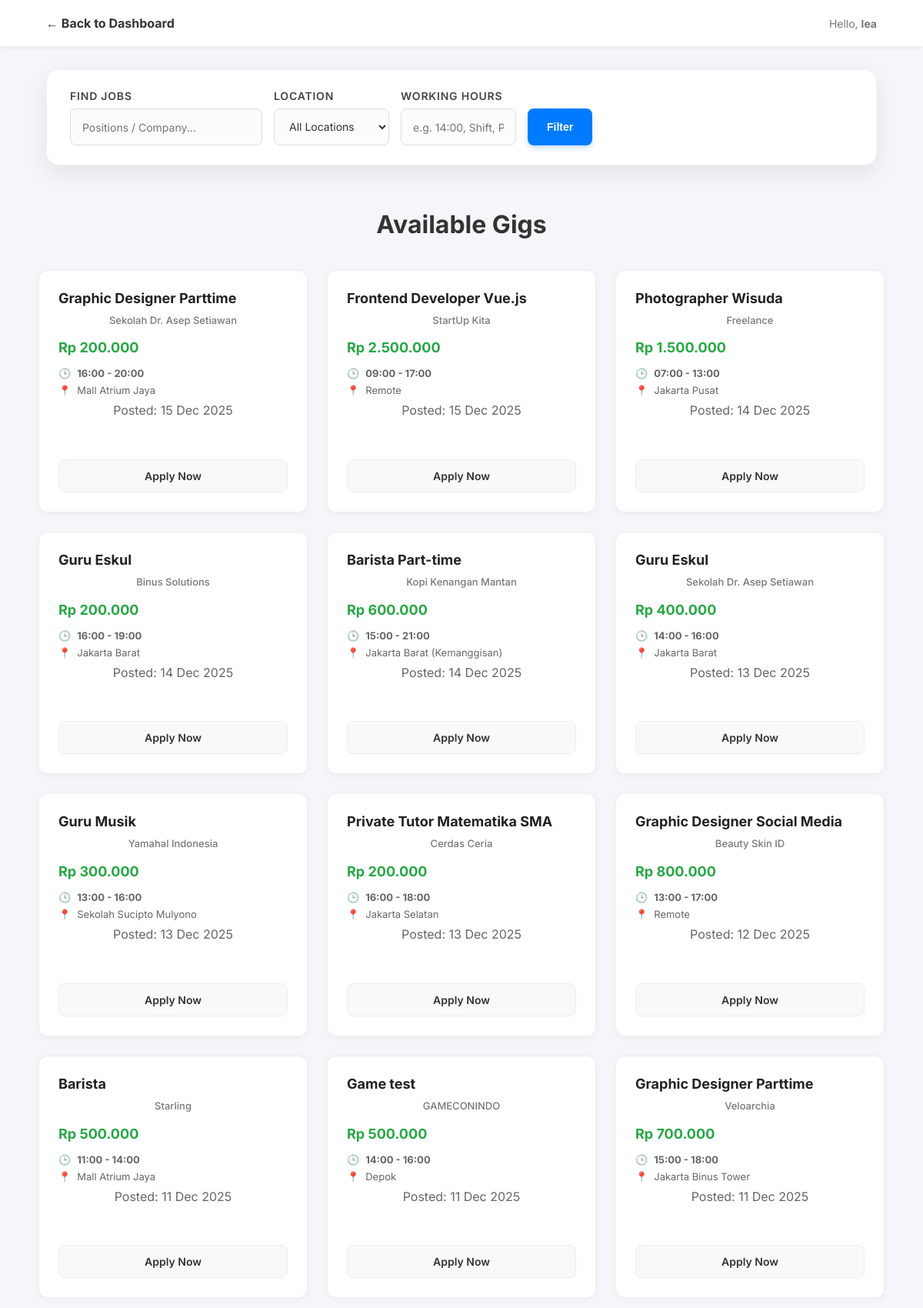
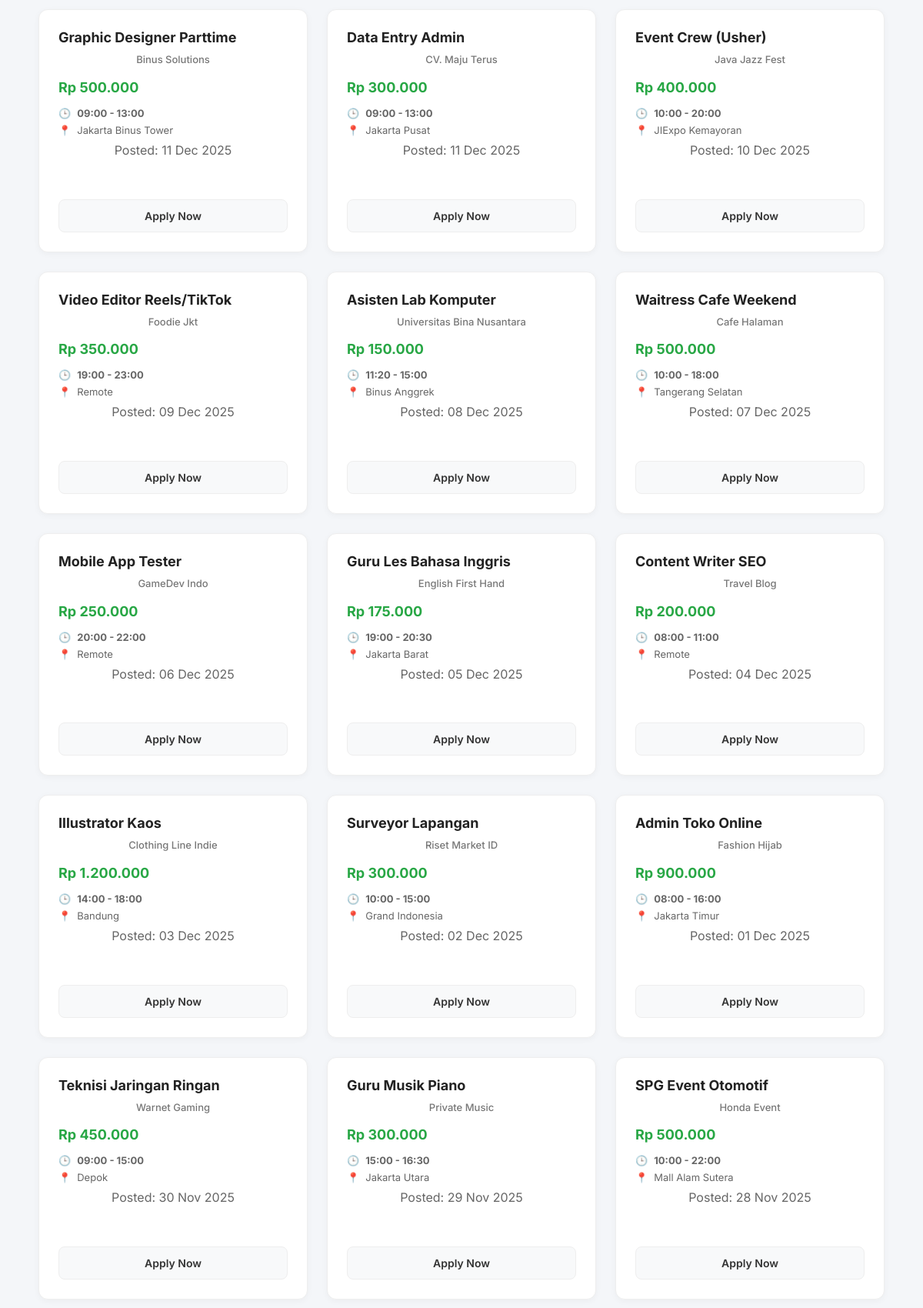
The page /jobs/list.php (signed in, upper part) on the database its author committed (2 pictures, top to bottom).
### tables this page shows
CREATE TABLE `gigs` (
  `id` int(11) NOT NULL,
  `employer_id` int(11) NOT NULL,
  `title` varchar(150) NOT NULL,
  `company_name` varchar(100) NOT NULL,
  `description` text NOT NULL,
  `salary` decimal(10,0) NOT NULL,
  `category` varchar(50) NOT NULL,
  `location` varchar(100) NOT NULL,
  `working_hours` varchar(50) DEFAULT NULL,
  `created_at` timestamp NOT NULL DEFAULT current_timestamp()
);

### jobs/list.php (the view, shortened to what this page needs)
<?php
include '../service/db.php';
$sql = "SELECT * FROM gigs WHERE 1=1";
$sql .= " ORDER BY created_at DESC";
$result = mysqli_query($db, $sql);
?>
<!DOCTYPE html>
<html lang="en">
<head>
    <link rel="stylesheet" href="../asset/css/style.css">
</head>
<body>
    <nav style="background:white; padding: 20px 5%; box-shadow: 0 2px 4px rgba(0,0,0,0.05); display:flex; justify-content:space-between; align-items:center;">
        <a href="../dashboard.php" style="font-weight:bold; color:#333;">&larr; Back to Dashboard</a>
        <span style="color: #777; font-size: 14px;">Hello, <b><?php echo htmlspecialchars($_SESSION['name']); ?></b></span>
    </nav>
    <div class="filter-section">
        <form action="" method="GET" class="filter-form">
            <div class="input-group">
                <label>Find jobs</label>
                <input type="text" name="search" placeholder="Positions / Company..."
                       value="<?php echo isset($_GET['search']) ? htmlspecialchars($_GET['search']) : ''; ?>">
            </div>
            <div class="input-group">
                <label>Location</label>
                <select name="location">
                    <option value="">All Locations</option>
                </select>
            </div>
            <div class="input-group">
                <label>Working Hours</label>
                <input type="text" name="hours" placeholder="e.g. 14:00, Shift, Pagi..."
                       value="<?php echo isset($_GET['hours']) ? htmlspecialchars($_GET['hours']) : ''; ?>">
            </div>
            <button type="submit" class="btn-search">Filter</button>
        </form>
    </div>
    <div class="main-content" style="padding: 0 20px 50px 20px;">
        <h2 style="text-align: center; color: #333; margin-bottom: 40px; font-weight: 700;">Available Gigs</h2>
        <div class="gig-cards">
            <?php if (mysqli_num_rows($result) > 0) : ?>
                <?php while ($row = mysqli_fetch_assoc($result)) : ?>
                    <div class='gig-card'>
                        <h3><?php echo htmlspecialchars($row['title']); ?></h3>
                        <p class="company"><?php echo htmlspecialchars($row['company_name']); ?></p>
                        <span class="salary">Rp <?php echo number_format($row['salary'], 0, ',', '.'); ?></span>
                        <div class="info-row">
                            <span>🕒</span> <strong><?php echo htmlspecialchars($row['working_hours']); ?></strong>
                        </div>
                        <div class="info-row">
                            <span>📍</span> <span><?php echo htmlspecialchars($row['location']); ?></span>
                        </div>
                        <p class="date">Posted: <?php echo date('d M Y', strtotime($row['created_at'])); ?></p>
                        <a href="apply_jobs.php?gigs_id=<?php echo $row['id']; ?>" class="view-detail">Apply Now</a>
                    </div>
                <?php endwhile; ?>
            <?php endif; ?>
        </div>
    </div>
</body>
</html>

### asset/css/style.css (style rules this page uses)
* { box-sizing: border-box; }
body { font-family: "Inter", sans-serif; margin: 0; padding: 0; background-color: #f4f6f9; color: #333; display: flex; flex-direction: column; min-height: 100vh; }
a { text-decoration: none; color: inherit; transition: color 0.3s; }
h2 { font-size: 32px; margin-bottom: 15px; color: #222; font-weight: 700; }
p { line-height: 1.6; color: #666; max-width: 700px; margin: 0 auto 30px auto; }
.gig-cards { display: flex; flex-wrap: wrap; gap: 25px; justify-content: center; width: 100%; max-width: 1200px; margin: 0 auto; }
.gig-card { background-color: #ffffff; padding: 25px; border-radius: 12px; box-shadow: 0 2px 8px rgba(0, 0, 0, 0.04); border: 1px solid #eee; width: 350px; display: flex; flex-direction: column; transition: all 0.3s ease; }
.gig-card h3 { font-size: 18px; margin: 0 0 8px 0; color: #222; }
.gig-card .company { font-size: 13px; color: #777; margin-bottom: 15px; font-weight: 500; }
.gig-card .salary { font-size: 18px; font-weight: 700; color: #28a745; margin-bottom: 15px; display: block; }
.gig-card .info-row { font-size: 13px; color: #666; margin-bottom: 6px; display: flex; align-items: center; gap: 8px; }
.view-detail { margin-top: 20px; padding: 12px; background-color: #f8f9fa; color: #333 !important; text-align: center; border-radius: 8px; font-weight: 600; font-size: 14px; transition: 0.3s; border: 1px solid #eee; }
.filter-section { background: white; padding: 25px 30px; width: 90%; max-width: 1200px; margin: 30px auto; border-radius: 16px; box-shadow: 0 10px 30px rgba(0, 0, 0, 0.08); border: 1px solid rgba(0,0,0,0.05); box-sizing: border-box; }
.filter-form { display: grid; grid-template-columns: minmax(250px, 3fr) minmax(150px, 1.5fr) minmax(150px, 1.5fr) auto auto; gap: 15px; align-items: end; width: 100%; }
.filter-form .input-group { width: 100%; margin-bottom: 0; }
.filter-form label { font-size: 11px; font-weight: 700; color: #8898aa; margin-bottom: 8px; display: block; text-transform: uppercase; letter-spacing: 0.8px; }
.filter-form input, .filter-form select { height: 48px; border: 1px solid #e0e0e0; background-color: #fff; border-radius: 8px; padding: 0 15px; font-size: 14px; width: 100%; color: #333; transition: all 0.2s; box-sizing: border-box; font-family: inherit; }
.btn-search, .btn-reset { height: 48px; padding: 0 25px; border-radius: 8px; font-weight: 600; font-size: 14px; display: flex; align-items: center; justify-content: center; cursor: pointer; transition: 0.2s; white-space: nowrap; border: none; }
.btn-search { background: #007BFF; color: white; box-shadow: 0 4px 6px rgba(0, 123, 255, 0.2); }
form { width: 100%; max-width: 400px; }
.input-group { display: flex; flex-direction: column; margin-bottom: 20px; }
.input-group label { margin-bottom: 8px; font-weight: 600; color: #444; font-size: 14px; }
.input-group input, .input-group textarea, .input-group select { border: 1px solid #ddd; border-radius: 8px; padding: 12px 15px; font-size: 14px; font-family: inherit; transition: border-color 0.3s, box-shadow 0.3s; background-color: #fcfcfc; width: 100%; }

### rows shown on the page
gigs: title "Graphic Designer Parttime", company_name "Sekolah Dr. Asep Setiawan", salary "200.000", working_hours "16:00 - 20:00", location "Mall Atrium Jaya", created_at "15 Dec 2025"
gigs: title "Frontend Developer Vue.js", company_name "StartUp Kita", salary "2.500.000", working_hours "09:00 - 17:00", location "Remote", created_at "15 Dec 2025"
gigs: title "Photographer Wisuda", company_name "Freelance", salary "1.500.000", working_hours "07:00 - 13:00", location "Jakarta Pusat", created_at "14 Dec 2025"
gigs: title "Guru Eskul", company_name "Binus Solutions", salary "200.000", working_hours "16:00 - 19:00", location "Jakarta Barat", created_at "14 Dec 2025"
gigs: title "Barista Part-time", company_name "Kopi Kenangan Mantan", salary "600.000", working_hours "15:00 - 21:00", location "Jakarta Barat (Kemanggisan)", created_at "14 Dec 2025"
gigs: title "Guru Eskul", company_name "Sekolah Dr. Asep Setiawan", salary "400.000", working_hours "14:00 - 16:00", location "Jakarta Barat", created_at "13 Dec 2025"
gigs: title "Guru Musik", company_name "Yamahal Indonesia", salary "300.000", working_hours "13:00 - 16:00", location "Sekolah Sucipto Mulyono", created_at "13 Dec 2025"
gigs: title "Private Tutor Matematika SMA", company_name "Cerdas Ceria", salary "200.000", working_hours "16:00 - 18:00", location "Jakarta Selatan", created_at "13 Dec 2025"
gigs: title "Graphic Designer Social Media", company_name "Beauty Skin ID", salary "800.000", working_hours "13:00 - 17:00", location "Remote", created_at "12 Dec 2025"
gigs: title "Barista", company_name "Starling", salary "500.000", working_hours "11:00 - 14:00", location "Mall Atrium Jaya", created_at "11 Dec 2025"
gigs: title "Game test", company_name "GAMECONINDO", salary "500.000", working_hours "14:00 - 16:00", location "Depok", created_at "11 Dec 2025"
gigs: title "Graphic Designer Parttime", company_name "Veloarchia", salary "700.000", working_hours "15:00 - 18:00", location "Jakarta Binus Tower", created_at "11 Dec 2025"
gigs: title "Graphic Designer Parttime", company_name "Binus Solutions", salary "500.000", working_hours "09:00 - 13:00", location "Jakarta Binus Tower", created_at "11 Dec 2025"
gigs: title "Data Entry Admin", company_name "CV. Maju Terus", salary "300.000", working_hours "09:00 - 13:00", location "Jakarta Pusat", created_at "11 Dec 2025"
gigs: title "Event Crew (Usher)", company_name "Java Jazz Fest", salary "400.000", working_hours "10:00 - 20:00", location "JIExpo Kemayoran", created_at "10 Dec 2025"
gigs: title "Video Editor Reels/TikTok", company_name "Foodie Jkt", salary "350.000", working_hours "19:00 - 23:00", location "Remote", created_at "09 Dec 2025"
gigs: title "Asisten Lab Komputer", company_name "Universitas Bina Nusantara", salary "150.000", working_hours "11:20 - 15:00", location "Binus Anggrek", created_at "08 Dec 2025"
gigs: title "Waitress Cafe Weekend", company_name "Cafe Halaman", salary "500.000", working_hours "10:00 - 18:00", location "Tangerang Selatan", created_at "07 Dec 2025"
gigs: title "Mobile App Tester", company_name "GameDev Indo", salary "250.000", working_hours "20:00 - 22:00", location "Remote", created_at "06 Dec 2025"
gigs: title "Guru Les Bahasa Inggris", company_name "English First Hand", salary "175.000", working_hours "19:00 - 20:30", location "Jakarta Barat", created_at "05 Dec 2025"
gigs: title "Content Writer SEO", company_name "Travel Blog", salary "200.000", working_hours "08:00 - 11:00", location "Remote", created_at "04 Dec 2025"
gigs: title "Illustrator Kaos", company_name "Clothing Line Indie", salary "1.200.000", working_hours "14:00 - 18:00", location "Bandung", created_at "03 Dec 2025"
gigs: title "Surveyor Lapangan", company_name "Riset Market ID", salary "300.000", working_hours "10:00 - 15:00", location "Grand Indonesia", created_at "02 Dec 2025"
gigs: title "Admin Toko Online", company_name "Fashion Hijab", salary "900.000", working_hours "08:00 - 16:00", location "Jakarta Timur", created_at "01 Dec 2025"
gigs: title "Teknisi Jaringan Ringan", company_name "Warnet Gaming", salary "450.000", working_hours "09:00 - 15:00", location "Depok", created_at "30 Nov 2025"
gigs: title "Guru Musik Piano", company_name "Private Music", salary "300.000", working_hours "15:00 - 16:30", location "Jakarta Utara", created_at "29 Nov 2025"
gigs: title "SPG Event Otomotif", company_name "Honda Event", salary "500.000", working_hours "10:00 - 22:00", location "Mall Alam Sutera", created_at "28 Nov 2025"

### other values the page prints
$_SESSION['name'] "lea"
